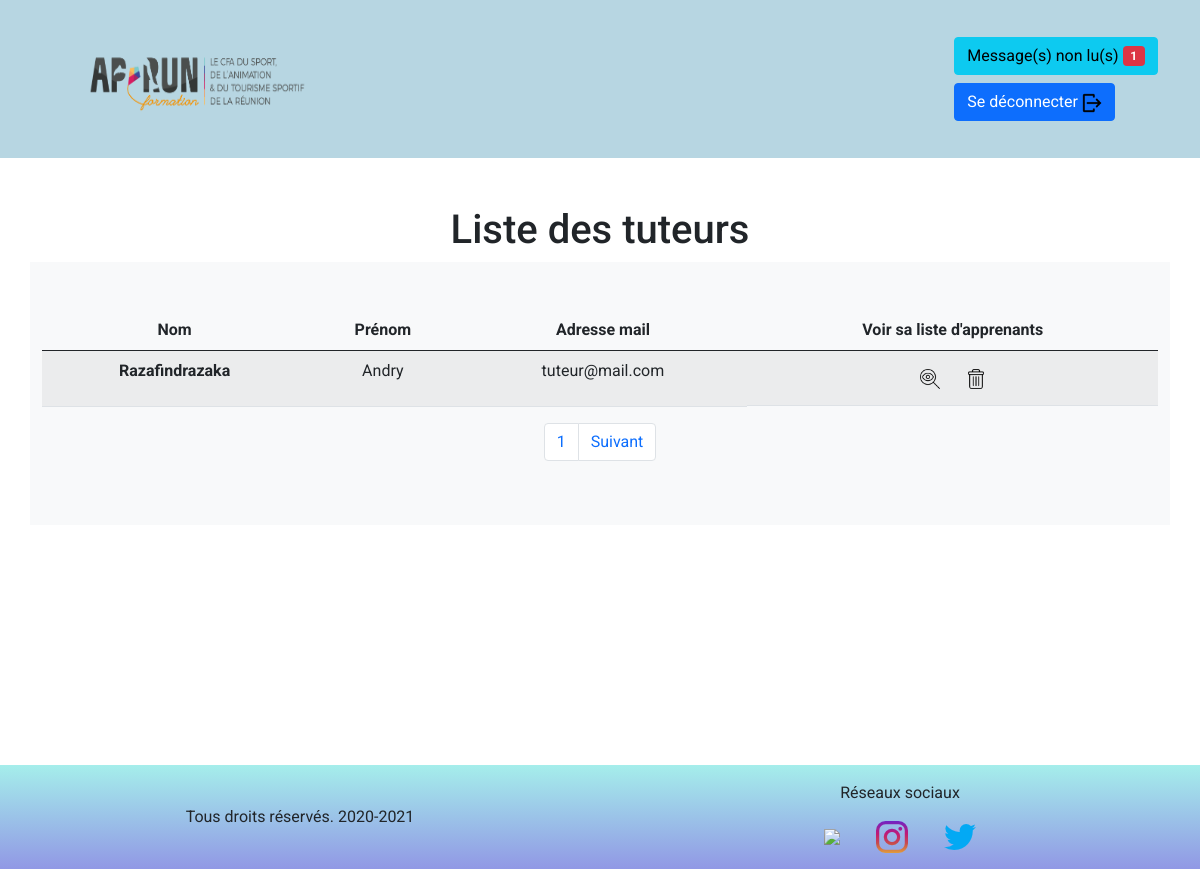
The app's page /pages/admin_liste_tuteurs.php with its own data.
### tables this page shows
CREATE TABLE `utilisateur_role` (
  `id` int(11) NOT NULL,
  `id_user` varchar(100) NOT NULL,
  `id_role` varchar(100) NOT NULL
);

CREATE TABLE `utilisateur` (
  `id_user` varchar(100) NOT NULL,
  `nom` varchar(100) NOT NULL,
  `prenom` varchar(100) NOT NULL,
  `email` varchar(150) NOT NULL,
  `mdp` text NOT NULL
);

### includes/liste_tuteur.php (the view, shortened to what this page needs)
<?php
require_once 'bdd.php';
$results_per_page = 7;
if (!isset($_GET['page'])) {
    $page = 1;
} else {
    $page = $_GET['page'];
}
$limit_result = ($page - 1) * $results_per_page;
$req = $bdd->prepare(" SELECT utilisateur.id_user AS id,utilisateur.nom AS nom_user , utilisateur.prenom AS prenom_user, utilisateur.email AS email, utilisateur_role.id_role AS user_role
                        FROM `utilisateur_role`
                        INNER JOIN `utilisateur` ON utilisateur.id_user = utilisateur_role.id_user
                        WHERE id_role = '3'
                        LIMIT  $limit_result , $results_per_page
                        ");
$req->execute();
$tab_utilisateur = $req->fetchAll(PDO::FETCH_ASSOC);
foreach ($tab_utilisateur as $key => $value) {
?>
        <tr>
            <th scope="row"><?= $value['nom_user'] ?></th>
            <td><?= $value['prenom_user'] ?></td>
            <td><?= $value['email'] ?></td>
            <td class="d-flex justify-content-center">
                <form action="../pages/admin_liste_apprenants_tuteurs.php" method="POST">
                    <button class="btn" type="submit" name="voir">
                        <img src="../ressources/img/view.png" width="20px" height="20px">
                    </button>
                </form>
                <button class="btn" type="button" onclick=" afficher_modal_suppression('<?= $value['nom_user'] ?>', '<?= $value['id'] ?>', '<?= $value['user_role'] ?>')">
                    <img src="../ressources/img/delete.png" width="20px" height="20px">
                </button>
            </td>
        </tr>
<?php
}
require_once 'pagination.php';

### styles/style.css (style rules this page uses)
body { font-family: 'Roboto', sans-serif; }

### records on screen
utilisateur_role: id_user.nom "Razafindrazaka", id_user.prenom "Andry", id_user.email "tuteur@mail.com"

### other values on screen
$nbre['COUNT(id)'] "1"
